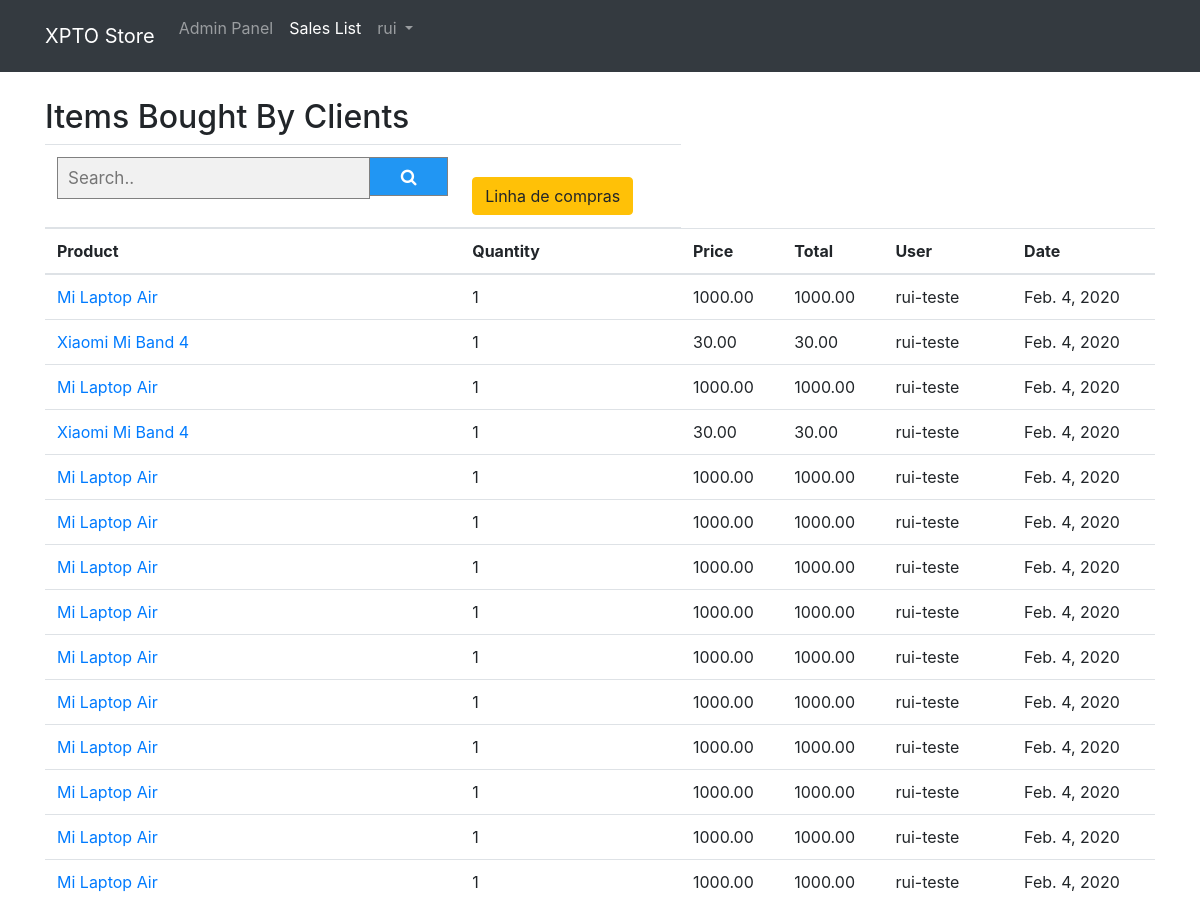
The page /boughtlistAdmin (signed in, upper part) on the database as committed earlier.
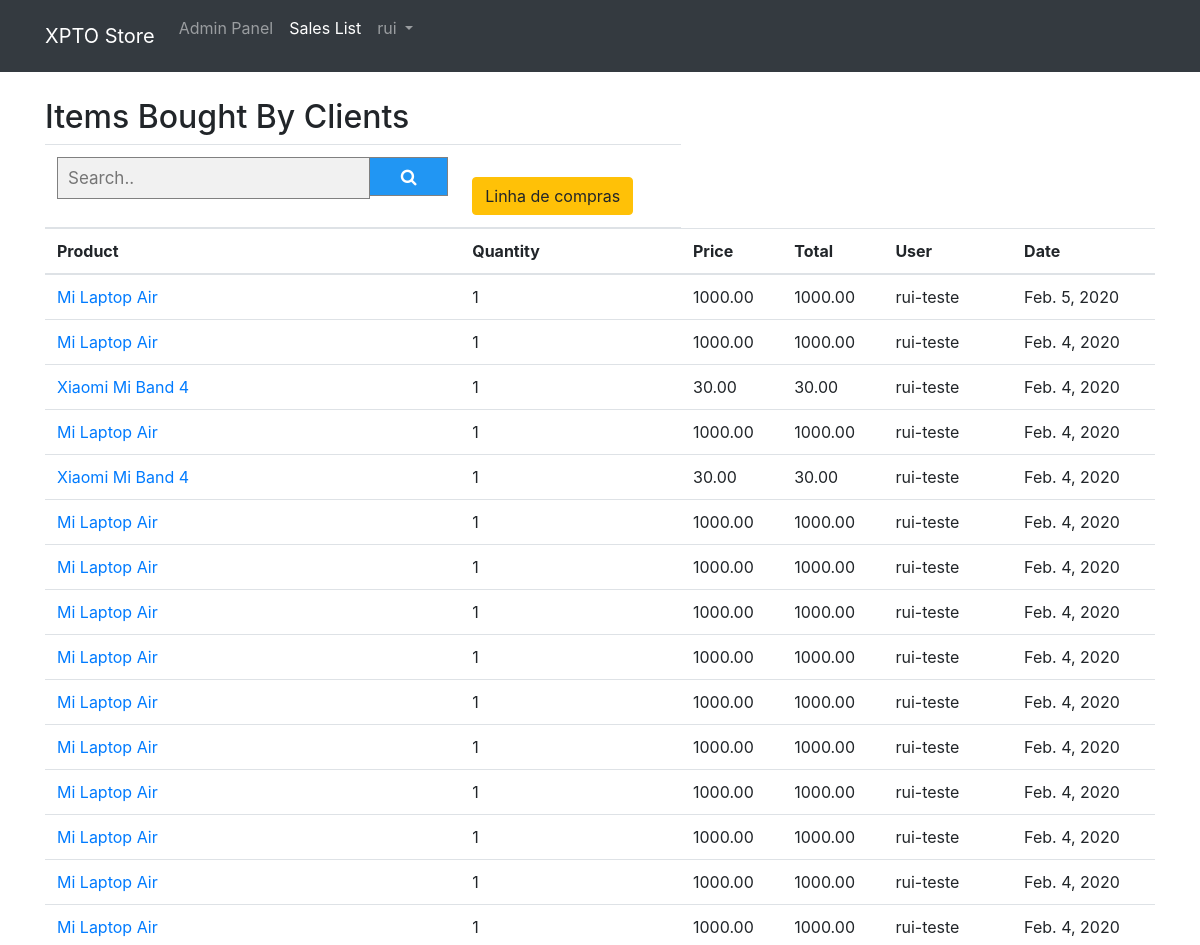
The same page on the database as committed later.
### app/models.py (models this page shows, shortened)
class Encomenda(models.Model):
    data = models.DateField(auto_now=True)
    produtos = models.ForeignKey(Items, on_delete=models.CASCADE)
    user = models.CharField(max_length=50)
    quantidade = models.IntegerField(default=1)
    preco = models.DecimalField(max_digits=11, decimal_places=2, default=0)
    total = models.DecimalField(max_digits=11, decimal_places=2, default=0)

class Items(models.Model):
    titulo = models.CharField(max_length=70)
    picture = models.ImageField(
        upload_to='app/static/img/item/' + str(hash(datetime.datetime.now())) + "/",
        default='app/static/img/default_item.jpg')
    descricao = models.CharField(max_length=5000)
    short = models.CharField(max_length=50)
    preco = models.DecimalField(max_digits=11, decimal_places=2, default=0)
    quantidade = models.IntegerField(default=0)

### app/views.py (the view)
# urls.py: path('boughtlistAdmin', views.boughtAdmin, name="boughtlistAdmin"),
def boughtAdmin(request):
    if request.user.is_superuser and request.user.is_authenticated:
        tparams = {
            "database": Encomenda.objects.all().order_by("-id"),
            "year": datetime.now().year
        }
        return render(request, "salesListAdmin.html", tparams)
    else:
        return redirect('home')

### app/templates/salesListAdmin.html (shortened to what this page needs)
{% extends "layout.html" %}
{% block headers %}
    <link rel="stylesheet" href="https://cdnjs.cloudflare.com/ajax/libs/font-awesome/4.7.0/css/font-awesome.min.css">
{% endblock %}
{% block content %}
    <h2>Items Bought By Clients</h2>
    <div class="table-responsive">
        <table class="table">
            <thead>
            <tr>
                <th>
                    <form class="example" action="{% url 'boughtSearchAdmin' %}" method="get">
            <input type="text" placeholder="Search.." name="search" required>
            <button type="submit"><i class="fa fa-search"></i></button>
        </form>
                </th>
                <th><a href="{% url 'evolutionadmin' %}" class="btn btn-warning"> Linha de compras</a></th>
            </tr>
            <tr>
                <th>Product</th>
                <th>Quantity</th>
                <th>Price</th>
                <th>Total</th>
                <th>User</th>
                <th>Date</th>
            </tr>
            </thead>
            <tbody>
            {% for row in database %}
                <tr>
                    <td><a href="/infoItem?titulo={{ row.produtos.id }}">{{ row.produtos.titulo }}</a></td>
                    <td>{{ row.quantidade }}</td>
                    <td>{{ row.preco }}</td>
                    <td>{{ row.total }}</td>
                    <td>{{ row.user }}</td>
                    <td>{{ row.data }}</td>
                </tr>
            {% endfor %}
            </tbody>
        </table>
    </div>
{% endblock %}

### app/templates/layout.html (shortened to what this page needs)
﻿<!doctype html>
<html lang="pt">
<head>
    {% load static %}
    <link rel="stylesheet" type="text/css" href="{% static 'css/bootstrap.min.css' %}"/>
    <link rel="stylesheet" type="text/css" href="{% static 'css/site.css' %}"/>
    <link rel="stylesheet" href="https://cdnjs.cloudflare.com/ajax/libs/font-awesome/4.7.0/css/font-awesome.min.css">
    <link rel="stylesheet" type="text/css" href="{% static 'css/cart.css' %}">
    {% block headers %} {% endblock %}
</head>
<body>
<div class="container">
    <nav class="navbar navbar-expand-md navbar-dark fixed-top bg-dark">
        <div class="container">
            <a class="navbar-brand" href="{% url 'home' %}">XPTO Store</a>
            <div class="collapse navbar-collapse" id="navbarDefault">
                {% include 'loginpartial.html' %}
            </div>
        </div>
    </nav>
</div>
<main role="main">
    <div class="container body-content">
        <br>
        {% block content %} {% endblock %}
    </div>
</main>
</body>
</html>

### app/templates/loginpartial.html (shortened to what this page needs)
{% if user.is_authenticated %}
    <form id="logoutForm" action="/logout" method="post" class="navbar-right">
        <ul class="navbar-nav mr-auto">
            {% if user.is_superuser %}
                <li {% if request.resolver_match.url_name == 'adminpanel' %}class="nav-item active"{% endif %}
                    {% if request.resolver_match.url_name == 'searchadmin' %}class="nav-item active"
                    {% else %}class="nav-item"{% endif %}>
                    <a class="nav-link" href="{% url 'adminpanel' %}">Admin Panel</a>
                </li>
                <li {% if request.resolver_match.url_name == 'boughtlistAdmin' %}class="nav-item active"{% endif %}
                    {% if request.resolver_match.url_name == 'boughtSearchAdmin' %}class="nav-item active"
                    {% else %}class="nav-item"{% endif %}>
                    <a class="nav-link" href="{% url 'boughtlistAdmin' %}">Sales List</a>
                </li>
            {% endif %}
            <li class="nav-item dropdown">
                <a class="nav-link dropdown-toggle" href="#" id="navbarDropdown" role="button" data-toggle="dropdown"
                   aria-haspopup="true" aria-expanded="false">
                    {{ user.username }}
                </a>
            </li>
        </ul>
    </form>
{% endif %}

### app/static/css/site.css (style rules this page uses)
.body-content { padding-left: 15px; padding-right: 15px; }
input, select, text { max-width: content-box; align-content: center; }

### app/templates/salesListAdmin.html (style rules this page uses)
form.example input[type=text] { padding: 10px; font-size: 17px; border: 1px solid grey; float: left; width: 80%; background: #f1f1f1; }
form.example button { float: left; width: 20%; padding: 10px; background: #2196F3; color: white; font-size: 17px; border: 1px solid grey; border-left: none; cursor: pointer; }
form.example::after { content: ""; clear: both; display: table; }

Rows that differ between the two databases and show on the page:
added Encomenda: produtos.titulo "Mi Laptop Air", quantidade "1", preco "1000.00", total "1000.00", user "rui-teste", data "Feb. 5, 2020"
